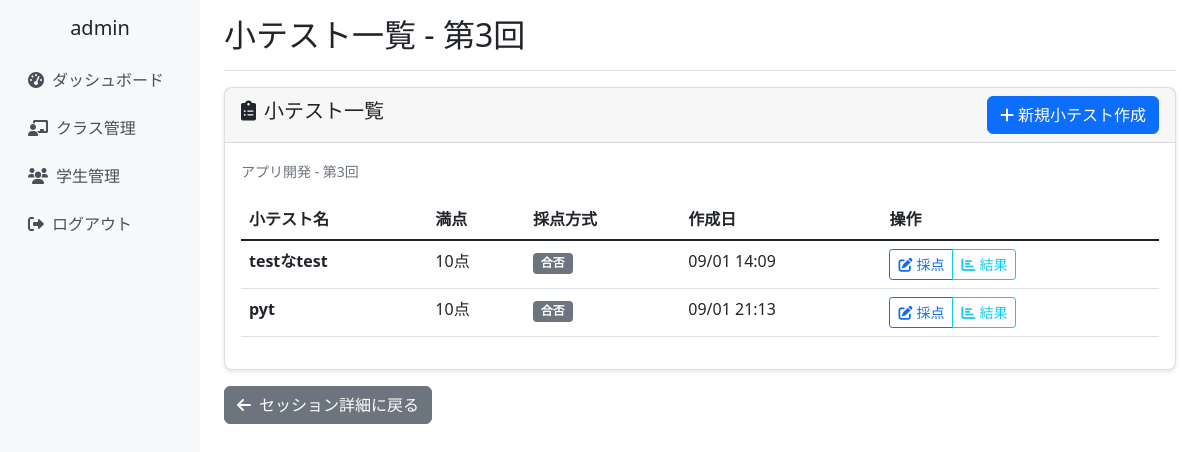
/sessions/3/quizzes/ (signed in), run on the app's committed database.
### school_management/models.py (models this page shows, shortened)
class CustomUser(AbstractUser):
    ROLE_CHOICES = [
        ('admin', '管理者'),
        ('teacher', '教員'),
        ('student', '学生'),
    ]
    username = None  # usernameフィールドを無効化
    email = models.EmailField(unique=True, null=True, blank=True)
    full_name = models.CharField(max_length=100, verbose_name='氏名')
    furigana = models.CharField(max_length=100, blank=True, verbose_name='ふりがな')
    points = models.IntegerField(default=0, verbose_name='ポイント')
    role = models.CharField(
        max_length=10,
        choices=ROLE_CHOICES,
        default='student',
        verbose_name='役割'
    )
    student_number = models.CharField(max_length=20, blank=True, verbose_name='学籍番号')
    teacher_id = models.CharField(max_length=20, blank=True, verbose_name='教員ID')
    created_at = models.DateTimeField(auto_now_add=True, verbose_name='登録日時')
    updated_at = models.DateTimeField(auto_now=True, verbose_name='更新日時')
    groups = models.ManyToManyField(
        'auth.Group',
        verbose_name='groups',
        blank=True,
        help_text='The groups this user belongs to.',
        related_name="customuser_set",
        related_query_name="customuser",
    )
    user_permissions = models.ManyToManyField(
        'auth.Permission',
        verbose_name='user permissions',
        blank=True,
        help_text='Specific permissions for this user.',
        related_name="customuser_set",
        related_query_name="customuser",
    )
    USERNAME_FIELD = 'email'
    REQUIRED_FIELDS = ['full_name']
    objects = CustomUserManager()
    class Meta:
        verbose_name = 'ユーザー'
        verbose_name_plural = 'ユーザー'

class LessonSession(models.Model):
    classroom = models.ForeignKey(ClassRoom, on_delete=models.CASCADE, verbose_name='クラス')
    session_number = models.IntegerField(verbose_name='回数')
    date = models.DateField(verbose_name='実施日')
    topic = models.CharField(max_length=200, blank=True, verbose_name='テーマ・内容')
    has_quiz = models.BooleanField(default=False, verbose_name='小テストあり')
    has_peer_evaluation = models.BooleanField(default=False, verbose_name='ピア評価あり')
    peer_evaluation_closed = models.BooleanField(default=False, verbose_name='ピア評価締切済み')
    created_at = models.DateTimeField(auto_now_add=True)
    updated_at = models.DateTimeField(auto_now=True)
    class Meta:
        verbose_name = '授業回'
        verbose_name_plural = '授業回'
        unique_together = ['classroom', 'session_number']

class ClassRoom(models.Model):
    SEMESTER_CHOICES = [
        ('first', '前期'),
        ('second', '後期'),
    ]
    class_name = models.CharField(max_length=100, verbose_name='クラス名')
    year = models.IntegerField(verbose_name='年度')
    semester = models.CharField(max_length=10, choices=SEMESTER_CHOICES, verbose_name='学期')
    teachers = models.ManyToManyField(Teacher, verbose_name='担当教員', related_name='classrooms')
    students = models.ManyToManyField(Student, blank=True, verbose_name='学生')
    created_at = models.DateTimeField(auto_now_add=True)
    updated_at = models.DateTimeField(auto_now=True)
    class Meta:
        verbose_name = 'クラス'
        verbose_name_plural = 'クラス'

class Quiz(models.Model):
    GRADING_METHOD_CHOICES = [
        ('pass_fail', '合否'),
        ('numeric', '数値入力'),
        ('rubric', 'ルーブリック'),
        ('qr_mobile', 'QRコード巡回採点'),
    ]
    lesson_session = models.ForeignKey(LessonSession, on_delete=models.CASCADE, verbose_name='授業回')
    quiz_name = models.CharField(max_length=100, verbose_name='小テスト名')
    max_score = models.IntegerField(verbose_name='満点')
    grading_method = models.CharField(
        max_length=20,
        choices=GRADING_METHOD_CHOICES,
        default='numeric',
        verbose_name='採点方式'
    )
    quick_buttons = models.JSONField(null=True, blank=True, verbose_name='クイックボタン設定')
    created_at = models.DateTimeField(auto_now_add=True)
    class Meta:
        verbose_name = '小テスト'
        verbose_name_plural = '小テスト'

### school_management/views.py (the view)
# urls.py: path('sessions/<int:session_id>/quizzes/', views.quiz_list_view, name='quiz_list'),
@login_required
def quiz_list_view(request, session_id):
    session = get_object_or_404(LessonSession, id=session_id, classroom__teachers=request.user)
    quizzes = Quiz.objects.filter(lesson_session=session).order_by('created_at')
    context = {
        'session': session,
        'quizzes': quizzes,
    }
    return render(request, 'school_management/quiz_list.html', context)

### school_management/templates/school_management/quiz_list.html (shortened to what this page needs)
{% extends 'school_management/base.html' %}
{% block page_title %}小テスト一覧 - 第{{ session.session_number }}回{% endblock %}
{% block content %}
<div class="row">
    <div class="col-12">
        <div class="card">
            <div class="card-header d-flex justify-content-between align-items-center">
                <h5><i class="fas fa-clipboard-list me-2"></i>小テスト一覧</h5>
                <a href="{% url 'school_management:quiz_create' session.id %}" class="btn btn-primary">
                    <i class="fas fa-plus me-1"></i>新規小テスト作成
                </a>
            </div>
            <div class="card-body">
                <div class="mb-3">
                    <small class="text-muted">
                        {{ session.classroom.class_name }} - 第{{ session.session_number }}回
                    </small>
                </div>
                {% if quizzes %}
                <div class="table-responsive">
                    <table class="table table-hover">
                        <thead>
                            <tr>
                                <th>小テスト名</th>
                                <th>満点</th>
                                <th>採点方式</th>
                                <th>作成日</th>
                                <th>操作</th>
                            </tr>
                        </thead>
                        <tbody>
                            {% for quiz in quizzes %}
                            <tr>
                                <td>
                                    <strong>{{ quiz.quiz_name }}</strong>
                                </td>
                                <td>{{ quiz.max_score }}点</td>
                                <td>
                                    <span class="badge bg-secondary">
                                        {{ quiz.get_grading_method_display }}
                                    </span>
                                </td>
                                <td>{{ quiz.created_at|date:"m/d H:i" }}</td>
                                <td>
                                    <div class="btn-group btn-group-sm">
                                        <a href="{% url 'school_management:quiz_grading' quiz.id %}"
                                           class="btn btn-outline-primary">
                                            <i class="fas fa-edit me-1"></i>採点
                                        </a>
                                        <a href="{% url 'school_management:quiz_results' quiz.id %}"
                                           class="btn btn-outline-info">
                                            <i class="fas fa-chart-bar me-1"></i>結果
                                        </a>
                                    </div>
                                </td>
                            </tr>
                            {% endfor %}
                        </tbody>
                    </table>
                </div>
                {% endif %}
            </div>
        </div>
    </div>
</div>
<div class="row mt-3">
    <div class="col-12">
        <a href="{% url 'school_management:session_detail' session.id %}" class="btn btn-secondary">
            <i class="fas fa-arrow-left me-2"></i>セッション詳細に戻る
        </a>
    </div>
</div>
{% endblock %}

### school_management/templates/school_management/base.html (shortened to what this page needs)
{% load static %}
<!DOCTYPE html>
<html lang="ja">
<head>
    <link href="https://cdn.jsdelivr.net/npm/bootstrap@5.1.3/dist/css/bootstrap.min.css" rel="stylesheet">
    <link href="https://cdnjs.cloudflare.com/ajax/libs/font-awesome/6.0.0/css/all.min.css" rel="stylesheet">
    <link href="{% static 'school_management/css/base.css' %}" rel="stylesheet">
</head>
<body>
    <div class="container-fluid">
        <div class="row">
            {% if user.is_authenticated %}
            <nav class="col-md-3 col-lg-2 d-md-block d-none sidebar collapse">
                <div class="position-sticky pt-3">
                    <div class="text-center mb-3">
                        <h5>{{ user.full_name }}</h5>
                    </div>
                    <ul class="nav flex-column">
                        <li class="nav-item">
                            <a class="nav-link" href="{% url 'school_management:dashboard' %}">
                                <i class="fas fa-tachometer-alt me-2"></i>ダッシュボード
                            </a>
                        </li>
                        <li class="nav-item">
                            <a class="nav-link" href="{% url 'school_management:class_list' %}">
                                <i class="fas fa-chalkboard-teacher me-2"></i>クラス管理
                            </a>
                        </li>
                        <li class="nav-item">
                            <a class="nav-link" href="{% url 'school_management:student_list' %}">
                                <i class="fas fa-users me-2"></i>学生管理
                            </a>
                        </li>
                        <li class="nav-item">
                            <a class="nav-link" href="{% url 'school_management:logout' %}">
                                <i class="fas fa-sign-out-alt me-2"></i>ログアウト
                            </a>
                        </li>
                    </ul>
                </div>
            </nav>
            <main class="col-md-9 ms-sm-auto col-lg-10 px-md-4 main-content">
                <div class="d-flex justify-content-between flex-wrap flex-md-nowrap align-items-center pt-3 pb-2 mb-3 border-bottom">
                    <h1 class="h2">{% block page_title %}{% endblock %}</h1>
                </div>
                {% block content %}{% endblock %}
            </main>
            {% else %}
            <div class="col-12">
                {% block login_content %}{% endblock %}
            </div>
            {% endif %}
        </div>
    </div>
</body>
</html>

### school_management/static/school_management/css/base.css (style rules this page uses)
.sidebar { min-height: 100vh; background-color: #f8f9fa; }
.main-content { min-height: 100vh; }
.card { box-shadow: 0 2px 4px rgba(0, 0, 0, 0.1); border-radius: 8px; }
.btn { border-radius: 6px; transition: all 0.2s ease-in-out; }
.nav-link { color: #495057; padding: 0.75rem 1rem; border-radius: 6px; transition: all 0.2s ease-in-out; }
@media (min-width: 768px) { .sidebar { position: relative; left: 0; } }

### data on the page
CustomUser: full_name "admin"
LessonSession: session_number "3", classroom.class_name "アプリ開発"
Quiz: quiz_name "testなtest", max_score "10", grading_method "合否", created_at "09/01 14:09"
Quiz: quiz_name "pyt", max_score "10", grading_method "合否", created_at "09/01 21:13"
